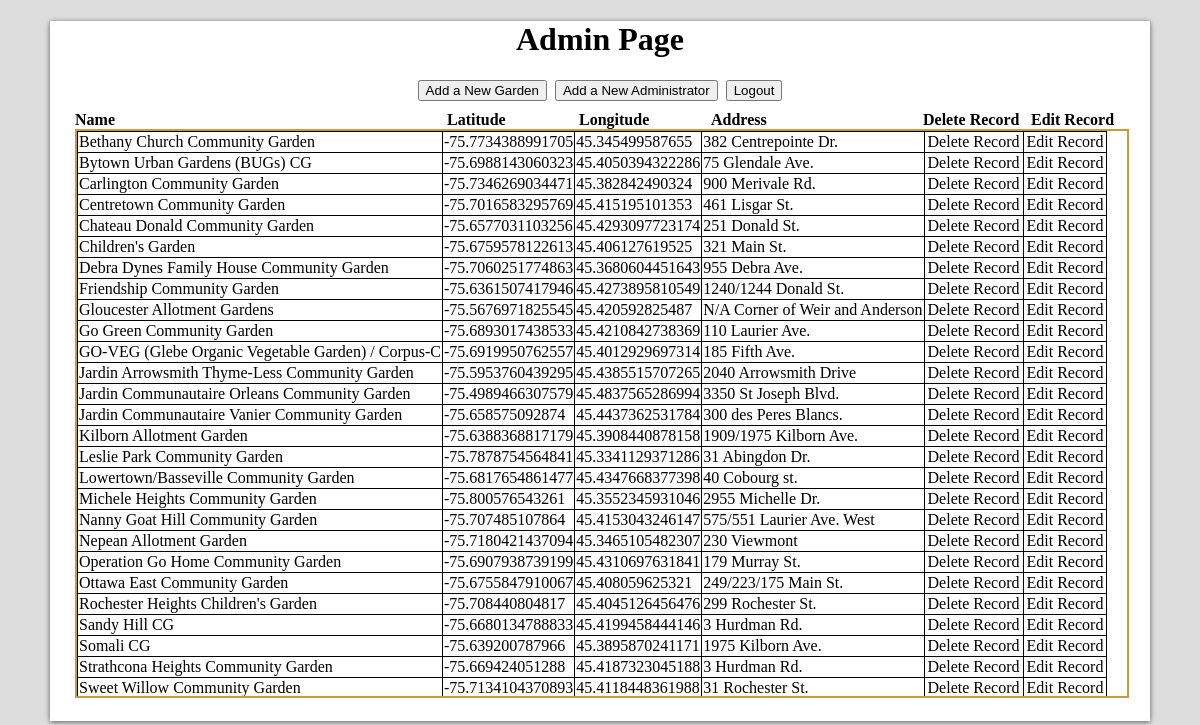
/admin/admin.php (signed in), run on the app's committed database.
### tables this page shows
CREATE TABLE IF NOT EXISTS `gardens` (
  `id` int(11) NOT NULL AUTO_INCREMENT,
  `name` varchar(50) NOT NULL,
  `longitude` double NOT NULL,
  `latitude` double NOT NULL,
  `address` varchar(100) NOT NULL,
  `response` int(11) NOT NULL,
  `count` int(11) NOT NULL,
  PRIMARY KEY (`id`)
);

### admin/admin.php (the view, shortened to what this page needs)
<?php
require_once '../includes/db.php';
$results = $db->query('SELECT id, name, longitude, latitude, address
				FROM gardens
				ORDER BY name ASC');
include '../includes/admin-theme-top.php';
?>
</head>
<body>
	<div class="masthead">
		<h1>Admin Page</h1>
	</div>
	<div class="options">
		<a href="add.php"><button class="buttonadd">Add a New Garden</button></a>
		<a href="add-admin.php"><button class="logout">Add a New Administrator</button></a>
		<a href="sign-out.php"><button class="logout">Logout</button></a>
	</div>
<div class="titles">
	<ul>
		<li class="name">Name</li>
		<li class="lat">Latitude</li>
		<li class="long">Longitude</li>
		<li class="add">Address</li>
		<li class="del">Delete Record</li>
		<li class="edit">Edit Record</li>
	</ul>
</div>
<div class="menu2">
	<table>
		<tbody>
		<?php foreach ($results as $garden) : ?>
			 <tr><td>
			 <p><?php  echo $garden['name']; ?> </p>
			 </td><td>
			<p><?php echo $garden['longitude'];?></p>
			 </td><td>
			<p><?php echo $garden['latitude'];?></p>
			</td>
			 </td><td>
			<p><?php echo $garden['address'];?></p>
			 </td><td>
			 <a href="delete.php?id=<?php echo $garden['id'];?>"><?php  echo 'Delete Record'; ?> </a>
			 </td><td>
			 <a href="edit.php?id=<?php echo $garden['id'];?>"><?php  echo 'Edit Record'; ?> </a>
			</td></tr>
		 <?php endforeach ?>
		</tbody>
	</table>
</div>
</body>
</html>

### css/admin.css (style rules this page uses)
a, a:link, a:visited { display: inline; margin:0; padding: 2px; Color: #000; text-decoration:none; zoom: 1; }
.masthead { text-align: center; }
html { background-color: #ddd; }
html, body { margin: 0; padding: 0 }
body { height: 700px; width: 1100px; margin: 1em auto; background-color: #fff; box-shadow: 0 1px 5px rgba(0, 0, 0, 0.6); }
.menu2 p { margin: 0; padding: 0; }
.options { text-align: center; }
.titles .name { width: 23em; }
.titles .lat { width: 8em; }
.titles .long { width: 8em; }
.titles .add { width: 13em; }
.titles .edit { width: 6.5em; }
.titles .del { width: 6.5em; }
.menu2 { overflow-y: scroll; height: 565px; width: 1050px; float: left; border: solid 2px #C93; margin-left: 25px; }
.titles { font-weight: bold; margin: 10px 0 0 25px; padding: 0; }
.titles ul { margin: 0; padding: 0; }
table { border-collapse: collapse; table-layout: fixed; }
table,th, td { border: 1px solid black; }
ul li { list-style-type: none; display: inline-block; margin: 0; }

### data on the page
gardens: name "Bethany Church Community Garden", longitude "-75.7734388991705", latitude "45.345499587655", address "382 Centrepointe Dr."
gardens: name "Bytown Urban Gardens (BUGs) CG", longitude "-75.6988143060323", latitude "45.4050394322286", address "75 Glendale Ave."
gardens: name "Carlington Community Garden", longitude "-75.7346269034471", latitude "45.382842490324", address "900 Merivale Rd."
gardens: name "Centretown Community Garden", longitude "-75.7016583295769", latitude "45.415195101353", address "461 Lisgar St."
gardens: name "Chateau Donald Community Garden", longitude "-75.6577031103256", latitude "45.4293097723174", address "251 Donald St."
gardens: name "Children's Garden", longitude "-75.6759578122613", latitude "45.406127619525", address "321 Main St."
gardens: name "Debra Dynes Family House Community Garden", longitude "-75.7060251774863", latitude "45.3680604451643", address "955 Debra Ave."
gardens: name "Friendship Community Garden", longitude "-75.6361507417946", latitude "45.4273895810549", address "1240/1244 Donald St."
gardens: name "Gloucester Allotment Gardens", longitude "-75.5676971825545", latitude "45.420592825487", address "N/A Corner of Weir and Anderson"
gardens: name "Go Green Community Garden", longitude "-75.6893017438533", latitude "45.4210842738369", address "110 Laurier Ave."
gardens: name "GO-VEG (Glebe Organic Vegetable Garden) / Corpus-C", longitude "-75.6919950762557", latitude "45.4012929697314", address "185 Fifth Ave."
gardens: name "Jardin Arrowsmith Thyme-Less Community Garden", longitude "-75.5953760439295", latitude "45.4385515707265", address "2040 Arrowsmith Drive"
gardens: name "Jardin Communautaire Orleans Community Garden", longitude "-75.4989466307579", latitude "45.4837565286994", address "3350 St Joseph Blvd."
gardens: name "Jardin Communautaire Vanier Community Garden", longitude "-75.658575092874", latitude "45.4437362531784", address "300 des Peres Blancs."
gardens: name "Kilborn Allotment Garden", longitude "-75.6388368817179", latitude "45.3908440878158", address "1909/1975 Kilborn Ave."
gardens: name "Leslie Park Community Garden", longitude "-75.7878754564841", latitude "45.3341129371286", address "31 Abingdon Dr."
gardens: name "Lowertown/Basseville Community Garden", longitude "-75.6817654861477", latitude "45.4347668377398", address "40 Cobourg st."
gardens: name "Michele Heights Community Garden", longitude "-75.800576543261", latitude "45.3552345931046", address "2955 Michelle Dr."
gardens: name "Nanny Goat Hill Community Garden", longitude "-75.707485107864", latitude "45.4153043246147", address "575/551 Laurier Ave. West"
gardens: name "Nepean Allotment Garden", longitude "-75.7180421437094", latitude "45.3465105482307", address "230 Viewmont"
gardens: name "Operation Go Home Community Garden", longitude "-75.6907938739199", latitude "45.4310697631841", address "179 Murray St."
gardens: name "Ottawa East Community Garden", longitude "-75.6755847910067", latitude "45.408059625321", address "249/223/175 Main St."
gardens: name "Rochester Heights Children's Garden", longitude "-75.708440804817", latitude "45.4045126456476", address "299 Rochester St."
gardens: name "Sandy Hill CG", longitude "-75.6680134788833", latitude "45.4199458444146", address "3 Hurdman Rd."
gardens: name "Somali CG", longitude "-75.639200787966", latitude "45.3895870241171", address "1975 Kilborn Ave."
gardens: name "Strathcona Heights Community Garden", longitude "-75.669424051288", latitude "45.4187323045188", address "3 Hurdman Rd."
gardens: name "Sweet Willow Community Garden", longitude "-75.7134104370893", latitude "45.4118448361988", address "31 Rochester St."
